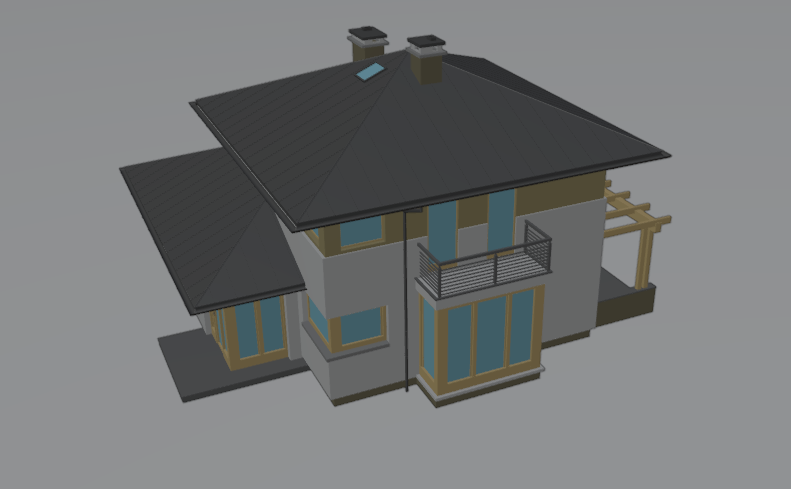
#> input picture sift/Etapa2/imgs/200.jpg, 791 x 489 px; its folder holds 2 pictures in this run
$ python text3.py
#> lines starting #> are read from the running program, lines starting #| are printed output that depends on the picture; after the words box and inside, x2 and y2 are one past the last pixel; in counts of white or black regions, pixels touching at a corner belong together
import numpy as np
import cv2 as cv
import glob
import os
import matplotlib.pyplot as plt

# Diretórios das imagens e de saída
image_dir = 'P:/GitHub/TCC3DReconstruction/sift/Etapa2/imgs'
image_out = 'P:/GitHub/TCC3DReconstruction/sift/Etapa2/imgswd'

# Listar todos os arquivos de imagem no diretório
image_files = glob.glob(os.path.join(image_dir, '*.jpg'))

print("image files:", image_files)

# Inicializar dicionários e lista
vector = {}
imgs_des = {}
imgs_kp = {}
sift_kp = []
lista = []
lista_images =[]
img = 0


img_shadow = 0
# path_img = "P:/Vscodigos/sift/Etapa2/imgsombra/202_img_depth.png"
# img_shadow = cv.imread(path_img)
img_draw = 0
# Processar cada imagem
for file in image_files:
    img = cv.imread(file)
#> img is the input picture: shape (489, 791, 3); mean B, G, R 119.5, 119.1, 117.1

    largura = int(500)
    altura = int(500)
    dimensoes = (largura, altura)

    # Redimensionar a imagem
    img = cv.resize(img, dimensoes, interpolation=cv.INTER_AREA)
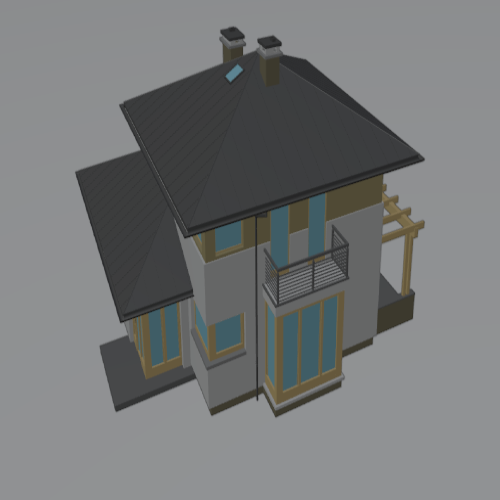
#> img: shape (500, 500, 3); mean B, G, R 119.4, 119, 117.1

    gray = cv.cvtColor(img, cv.COLOR_BGR2GRAY)
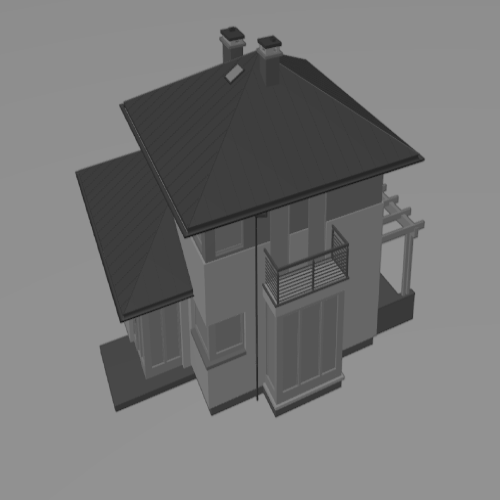
#> gray: shape (500, 500); min 25, max 146, mean 118.8
    # Criar o detector SIFT
    sift = cv.SIFT_create(
        nfeatures=0,               # Define o número máximo de pontos a ser detectado (0 para ilimitado)
        contrastThreshold=0.01,    # Reduzir para detectar mais pontos em áreas de baixo contraste
        edgeThreshold=3            # Reduzir para detectar mais pontos nas bordas
    )

    # Detectar keypoints e calcular descritores
    kp, des = sift.detectAndCompute(gray, None)
#> kp = 180 keypoints; strongest (x, y, size): (396, 309, 25.3), (415, 158, 9), (238, 186, 176), (279, 44, 3.4)

    # [8 lines of commented-out code are left out]
    lista_images.append(gray)
    # Desenhar os keypoints na imagem

    img_with_keypoints = cv.drawKeypoints(gray, kp, img, flags=cv.DRAW_MATCHES_FLAGS_DRAW_RICH_KEYPOINTS)
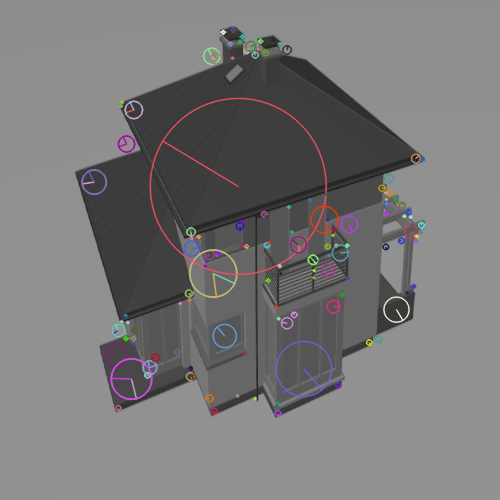
#> img_with_keypoints: shape (500, 500, 3); mean B, G, R 119.9, 119.3, 120.4
    output_file = os.path.splitext(file)[0] + '_keypoints.jpg'
    novo_path = output_file.replace("imgs", "imgswd")
    cv.imwrite(novo_path, img_with_keypoints)
    lista.append(novo_path)
    vector[kp]  = des
    imgs_des[novo_path] = des
    imgs_kp[novo_path] = kp
    sift_kp.append(kp)
#> pass 2 of the loop `for file in image_files:`:
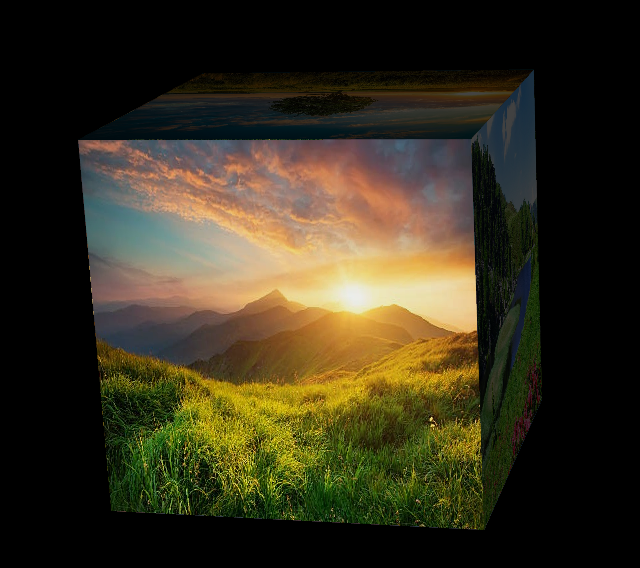
#> input picture sift/Etapa2/imgs/202.jpg, 640 x 568 px
#> img is the input picture: shape (568, 640, 3); mean B, G, R 29, 48.2, 54.4
#> img: shape (500, 500, 3)
#> `gray = cv.cvtColor(img, cv.COLOR_BGR2GRAY)`:
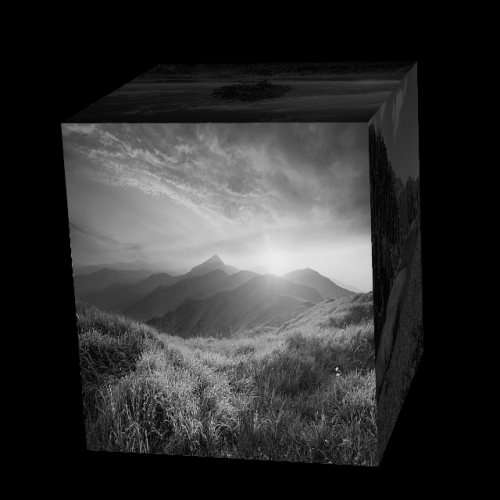
#> gray: shape (500, 500); min 0, max 236, mean 47.8
#> kp = 794 keypoints; strongest (x, y, size): (245, 238, 160.2), (68, 128, 9.2), (367, 328, 9.2), (229, 455, 2.7)
#> `img_with_keypoints = cv.drawKeypoints(gray, kp, img, flags=cv.DRAW_MAT..`:
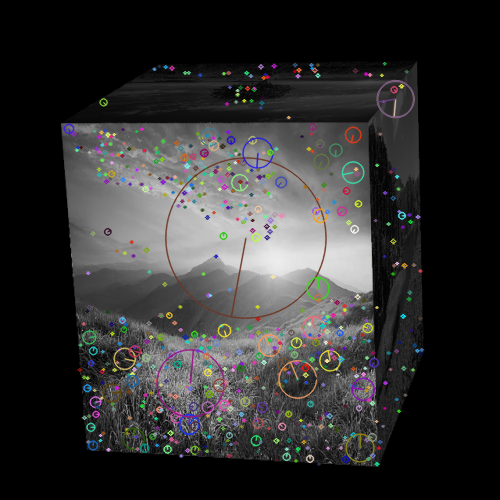
#> img_with_keypoints: shape (500, 500, 3); mean B, G, R 48.9, 49.1, 49.5

# Cria o objeto BFMatcher para encontrar correspondências entre os descritores
bf = cv.BFMatcher(cv.NORM_L2, crossCheck=True)

# Encontra as correspondências entre os descritores das duas imagens
matches = bf.match(imgs_des[lista[0]], imgs_des[lista[1]])
#> matches = 79 matches

# Ordena as correspondências pela distância (quanto menor, melhor)
matches = sorted(matches, key=lambda x: x.distance)


#print("metches" , matches)

# Controle o número de correspondências a serem desenhadas
numero_de_matches = 5000  # Altere este valor para controlar quantas correspondências deseja exibir


# Função para verificar se duas linhas se cruzam
def linhas_se_cruzam(p1, p2, q1, q2):
    def orientacao(a, b, c):
        return (b[1] - a[1]) * (c[0] - b[0]) - (b[0] - a[0]) * (c[1] - b[1])

    o1 = orientacao(p1, p2, q1)
    o2 = orientacao(p1, p2, q2)
    o3 = orientacao(q1, q2, p1)
    o4 = orientacao(q1, q2, p2)

    return o1 * o2 < 0 and o3 * o4 < 0

# Filtrar correspondências que não cruzam outras linhas
matches_filtrados = []

for i in range(len(matches)):

    pt1_1 = imgs_kp[lista[0]][matches[i].queryIdx].pt
    pt2_1 = (imgs_kp[lista[1]][matches[i].trainIdx].pt[0] + lista_images[0].shape[1], imgs_kp[lista[1]][matches[i].trainIdx].pt[1])

    cruza = False
    for j in range(len(matches_filtrados)):
        pt1_2 = imgs_kp[lista[0]][matches_filtrados[j].queryIdx].pt
        pt2_2 = (imgs_kp[lista[1]][matches_filtrados[j].trainIdx].pt[0] + lista_images[0].shape[1], imgs_kp[lista[1]][matches_filtrados[j].trainIdx].pt[1])

        if linhas_se_cruzam(pt1_1, pt2_1, pt1_2, pt2_2):
            cruza = True
            break

    if not cruza:
        matches_filtrados.append(matches[i])

    if len(matches_filtrados) >= numero_de_matches:
        break
#> this loop made 79 passes
#> (pt1_1, pt2_1) on passes 2 to 10: ((147, 374.7), (568.5, 128.4)), ((288.4, 206.5), (920.1, 318.1)), ((198.2, 236.4), (710, 295.1)), ((388.5, 178.1), (859.6, 447.5)), ((385.6, 192.4), (857.1, 173.5)), ((416.1, 235.8), (584, 417.3)), ((133.1, 343.1), (607, 311.6)), ((133.1, 343.1), (756, 377.6)), ((120.5, 105.6), (715.5, 256))
#> (pt1_1, pt2_1) on pass 1: ((237, 395.5), (920, 270.6))
#> after the loop, matches_filtrados = 6 matches


# Cria uma imagem para exibir as correspondências lado a lado
imagem_matches = cv.hconcat([lista_images[0], lista_images[1]])
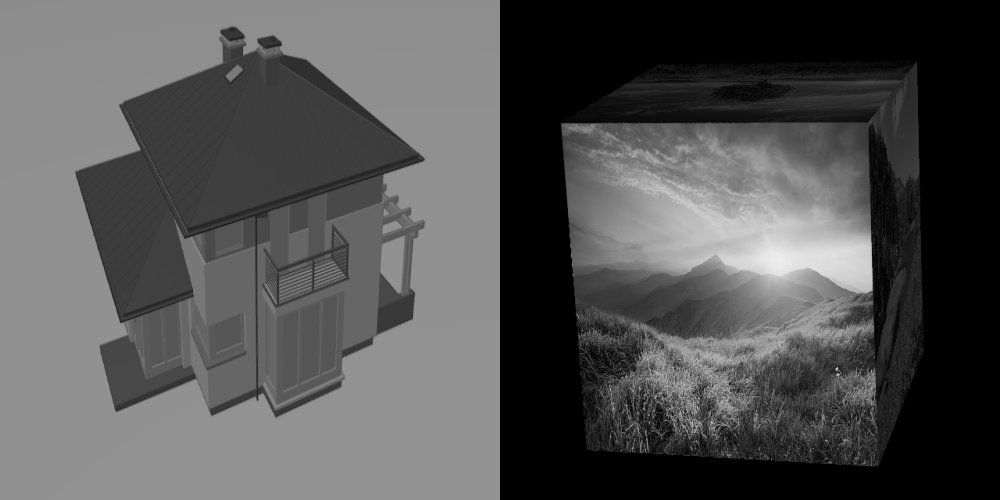
#> imagem_matches: shape (500, 1000); min 0, max 236, mean 83.3


# Desenha manualmente as correspondências com linhas mais grossas
for match in matches_filtrados:

    pt1 = tuple(map(int, imgs_kp[lista[0]][match.queryIdx].pt))
    pt2 = (int(imgs_kp[lista[1]][match.trainIdx].pt[0] + lista_images[0].shape[1]), int(imgs_kp[lista[1]][match.trainIdx].pt[1]))
    cv.line(imagem_matches, pt1, pt2, (0, 0, 255), 5)  # Cor verde e espessura 3
#> this loop made 6 passes
#> (pt1, pt2) on passes 1 to 6: ((237, 395), (920, 270)), ((147, 374), (568, 128)), ((420, 231), (660, 315)), ((229, 43), (763, 175)), ((421, 224), (616, 250)), ((213, 410), (662, 347))
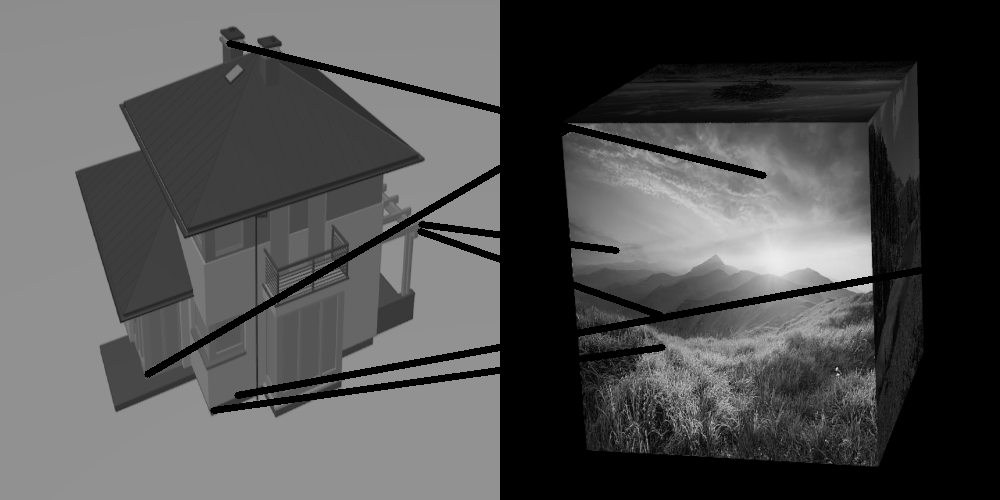
#> imagem_matches: shape (500, 1000); 3.14% of pixels changed, all inside (x1, y1, x2, y2) = (144, 40, 922, 414)

#print(matches_filtrados)

# Lista para armazenar os keypoints e descritores correspondentes
kp_matches_img1 = []
des_matches_img1 = []
kp_matches_img2 = []
des_matches_img2 = []

# Iterar sobre os matches filtrados
cont = 0
matriz = [[0 for _ in range(4)] for _ in range(1000)]
for match in matches_filtrados:

    # print(cont)
    idx_img1 = match.queryIdx
    idx_img2 = match.trainIdx
    kp_img1 = imgs_kp[lista[0]][idx_img1]
    des_img1 = imgs_des[lista[0]][idx_img1]
    kp_img2 = imgs_kp[lista[1]][idx_img2]
    des_img2 = imgs_des[lista[1]][idx_img2]

    kp_matches_img1.append(kp_img1)
    des_matches_img1.append(des_img1)
    kp_matches_img2.append(kp_img2)
    des_matches_img2.append(des_img2)
    matriz[cont][0] = kp_img1
    matriz[cont][1] = des_img1
    matriz[cont][2] = kp_img2
    matriz[cont][3] = des_img2
    cont+=1
#> this loop made 6 passes
#> (idx_img1, idx_img2, kp_img1, kp_img2) on passes 1 to 6: (68, 790, keypoint at (237, 395.5), size 2, keypoint at (420, 270.6), size 2.1), (27, 0, keypoint at (147, 374.7), size 5.3, keypoint at (68.5, 128.4), size 9.2), (176, 177, keypoint at (420.2, 231.8), size 3.2, keypoint at (160.8, 315.2), size 3.6), (63, 488, keypoint at (229.9, 43.6), size 4.2, keypoint at (263.6, 175.7), size 2), (178, 76, keypoint at (421, 224.8), size 5.4, keypoint at (116.5, 250.5), size 1.9), (54, 185, keypoint at (213.8, 410.7), size 6.2, keypoint at (162.4, 347.1), size 2)
#> after the loop, cont = 6; des_matches_img1 = 6 items; des_matches_img2 = 6 items; kp_matches_img1 = 6 keypoints; (x, y, size): (214, 411, 6.2), (421, 225, 5.4), (230, 44, 4.2), (420, 232, 3.2), (237, 395, 2), (147, 375, 5.3); kp_matches_img2 = 6 keypoints; (x, y, size): (68, 128, 9.2), (162, 347, 2), (420, 271, 2.1), (161, 315, 3.6), (264, 176, 2), (117, 251, 1.9); matriz = 1000 items


# Nome do arquivo de saída
output_file = 'resultado_sift.txt'


# Abre o arquivo para escrita
with open(output_file, 'w') as f:
    f.write("[")
    f.write("[")
    for i in range(cont):
        kp_img1 = matriz[i][0]
        #print(f'Imagem 1 - Keypoint {i}: Localização (x, y): {kp_img1.pt}')
        f.write(f'[{i},{int(kp_img1.pt[0])},{int(kp_img1.pt[1])}],\n')

        # Imprime e grava no arquivo a localização dos keypoints da segunda imagem
        kp_img2 = matriz[i][2]
        #print(f'Imagem 2 - Keypoint {i}: Localização (x, y): {kp_img2.pt}')
        f.write(f'[{i},{int(kp_img2.pt[0])},{int(kp_img2.pt[1])}],\n')
#> this loop made 6 passes
#> (kp_img1, kp_img2) on passes 1 to 6: (keypoint at (237, 395.5), size 2, keypoint at (420, 270.6), size 2.1), (keypoint at (147, 374.7), size 5.3, keypoint at (68.5, 128.4), size 9.2), (keypoint at (420.2, 231.8), size 3.2, keypoint at (160.8, 315.2), size 3.6), (keypoint at (229.9, 43.6), size 4.2, keypoint at (263.6, 175.7), size 2), (keypoint at (421, 224.8), size 5.4, keypoint at (116.5, 250.5), size 1.9), (keypoint at (213.8, 410.7), size 6.2, keypoint at (162.4, 347.1), size 2)
    f.write("],\n")
    f.write("[")
    for ig in sift_kp:
        f.write("[")
        for i in ig:
            f.write(f'[{int(i.pt[0])},{int(i.pt[1])}],\n')
        f.write("],\n")
#> this loop made 2 passes
    f.write("],\n")

    f.write("]")


    #for i in range(cont):  # Só itera até o número de correspondências processadas
        #for j in range(4):
            #f.write(str(matriz[i][j]) )  # Espaço entre os valores

            #f.write('\n')
        #f.write('\n')  # Nova linha após cada linha da matriz

for item in imgs_kp[lista[1]]:
    cv.circle(img_shadow,(int(item.pt[0]),int(item.pt[1])),2,(0,0,255),2)
#> this loop made 794 passes
#> item on passes 1 to 3: keypoint at (68.5, 128.4), size 9.2, keypoint at (73.4, 133.6), size 4.1, keypoint at (76.5, 149.6), size 2.2

#Exibe a imagem com as correspondências
largura1 = int(500)
#> largura1 = 500
altura1 = int(500)
#> altura1 = 500
dimensoes1 = (largura1, altura1)
#> dimensoes1 = (500, 500)
largura2 = int(500)
#> largura2 = 500
altura2 = int(500)
#> altura2 = 500
dimensoes2 = (largura2, altura2)
#> dimensoes2 = (500, 500)

# Redimensionar a imagem
# img_redimensionada1 = cv.resize(img_shadow, dimensoes1, interpolation=cv.INTER_AREA)
img_redimensionada2 = cv.resize(img, dimensoes2, interpolation=cv.INTER_AREA)

i = cv.hconcat([img_redimensionada2])
# cv.imshow('Imagem', i)
# cv.waitKey(0)
plt.figure(figsize=(15, 10))
plt.imshow(cv.cvtColor(imagem_matches, cv.COLOR_BGR2RGB))
plt.title(f'Correspondências entre as duas perspectivas usando SIFT ({len(matches_filtrados)} matches)')
plt.axis('off')
plt.show()

# [41 lines of commented-out code are left out]
